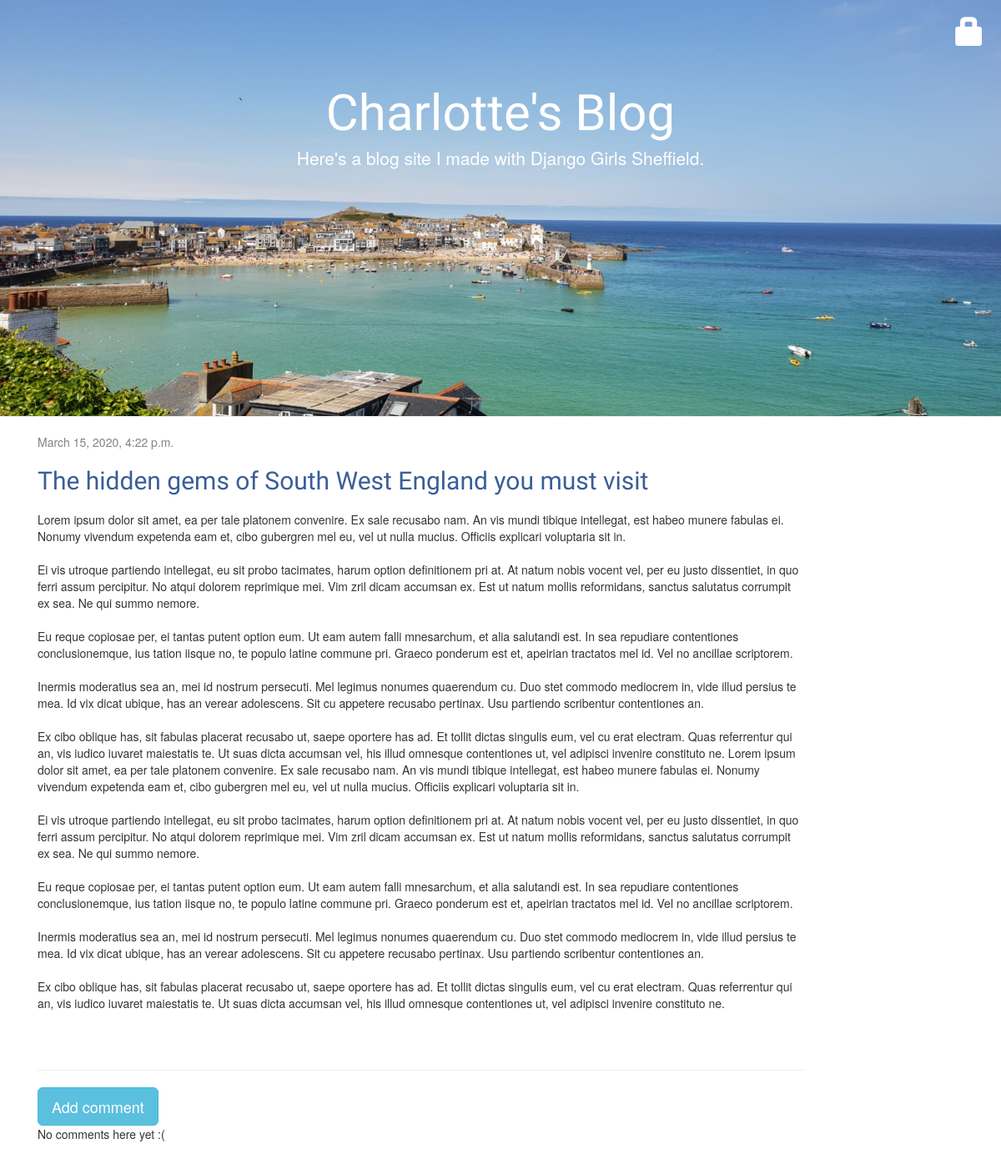
The app's page /post/2/ with its own data.
### blog/models.py (models this page shows, shortened)
class Post(models.Model):
    author = models.ForeignKey(settings.AUTH_USER_MODEL, on_delete=models.CASCADE)
    title = models.CharField(max_length=200)
    text = models.TextField()
    created_date = models.DateTimeField(default=timezone.now)
    published_date = models.DateTimeField(blank=True, null=True)

### blog/views.py (the view)
# urls.py: path('post/<int:pk>/', views.post_detail, name='post_detail'),
def post_detail(request, pk):
    post = get_object_or_404(Post, pk=pk)
    return render(request, 'blog/post_detail.html', {'post': post})

### blog/templates/blog/post_detail.html (shortened to what this page needs)
{% extends 'blog/base.html' %}
{% block content %}
    <div class="post">
        {% if post.published_date %}
        <div class="date mb-3">
        {{ post.published_date }}
        </div>
        {% else %}
            <a class="btn btn-success btn-lg" href="{% url 'post_publish' pk=post.pk %}">Publish</a>
        {% endif %}
        <h2>{{ post.title }}</h2>
        <p>{{ post.text|linebreaksbr }}</p>
    </div>
    <hr>
        <a class="btn btn-info btn-lg" href="{% url 'add_comment_to_post' pk=post.pk %}">Add comment</a>
        {% for comment in post.comments.all %}
            <div class="comment">
                <div class="date">{{ comment.created_date }}</div>
                <strong>{{ comment.author }}</strong>
                <p>{{ comment.text|linebreaks }}</p>
            </div>
        {% empty %}
            <p>No comments here yet :(</p>
        {% endfor %}
{% endblock %}

### blog/static/css/blog.css (style rules this page uses)
body { padding-bottom: 100px; }
h1, h2, h3, h4 { font-family: 'Lobster', cursive; margin-bottom: 20px; }
.date { color: #828282; }
.post { margin-bottom: 70px; }
.post h2 a, .post h2 a:visited, h2, h1 a, h1 { color: #3A5E98; }

### records on screen
Post: published_date "March 15, 2020, 4:22 p.m.", title "The hidden gems of South West England you must visit", text "Lorem ipsum dolor sit amet, ea per tale platonem convenire. Ex sale recusabo nam. An vis mundi tibique intellegat, est habeo munere fabulas ei. Nonumy vivendum expetenda eam et, cibo gubergren mel eu, vel ut nulla mucius. Officiis explicari voluptaria sit in. Ei vis utroque partiendo intellegat, eu sit probo tacimates, harum option definitionem pri at. At natum nobis vocent vel, per eu justo dissentiet, in quo ferri assum percipitur. No atqui dolorem reprimique mei. Vim zril dicam accumsan ex. Est ut natum mollis reformidans, sanctus salutatus corrumpit ex sea. Ne qui summo nemore. Eu reque copiosae per, ei tantas putent option eum. Ut eam autem falli mnesarchum, et alia salutandi est. In…"
